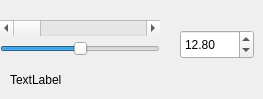
       <widget class="QWidget" name="tab_chart">
        <attribute name="title">
         <string>Осциллограммы</string>
        </attribute>
        <widget class="QScrollBar" name="chartPosition">
         <property name="geometry">
          <rect>
           <x>0</x>
           <y>20</y>
           <width>160</width>
           <height>16</height>
          </rect>
         </property>
         <property name="maximum">
          <number>12800</number>
         </property>
         <property name="orientation">
          <enum>Qt::Horizontal</enum>
         </property>
        </widget>
        <widget class="QSlider" name="sizeSlider">
         <property name="geometry">
          <rect>
           <x>0</x>
           <y>40</y>
           <width>160</width>
           <height>18</height>
          </rect>
         </property>
         <property name="maximum">
          <number>2000</number>
         </property>
         <property name="value">
          <number>1000</number>
         </property>
         <property name="orientation">
          <enum>Qt::Horizontal</enum>
         </property>
        </widget>
        <widget class="QDoubleSpinBox" name="zoomBox">
         <property name="geometry">
          <rect>
           <x>180</x>
           <y>30</y>
           <width>74</width>
           <height>29</height>
          </rect>
         </property>
         <property name="prefix">
          <string/>
         </property>
         <property name="minimum">
          <double>0.010000000000000</double>
         </property>
         <property name="singleStep">
          <double>1.000000000000000</double>
         </property>
         <property name="value">
          <double>12.800000000000001</double>
         </property>
        </widget>
        <widget class="QLabel" name="label">
         <property name="geometry">
          <rect>
           <x>10</x>
           <y>70</y>
           <width>80</width>
           <height>20</height>
          </rect>
         </property>
         <property name="text">
          <string>TextLabel</string>
         </property>
        </widget>
       </widget>
